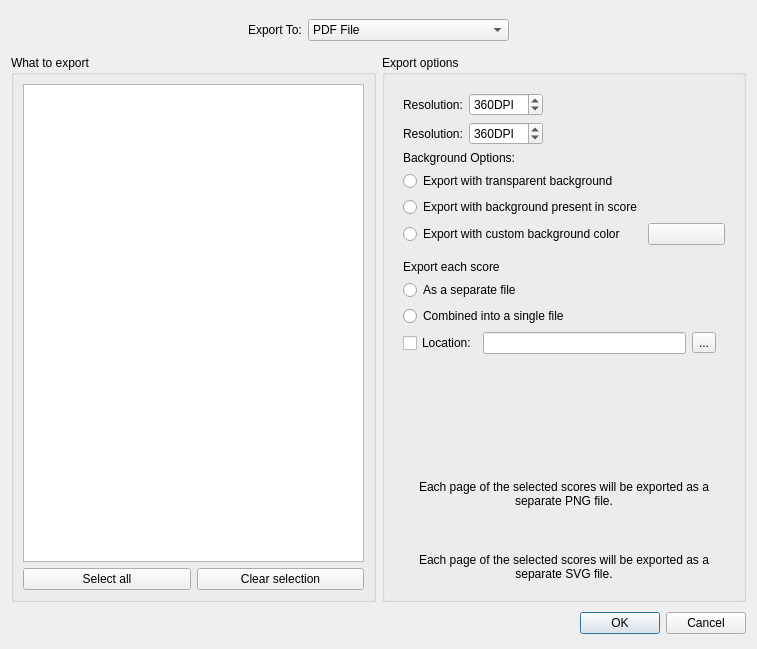
<?xml version="1.0" encoding="UTF-8"?>
<ui version="4.0">
 <class>ExportDialog</class>
 <widget class="QDialog" name="ExportDialog">
  <property name="windowModality">
   <enum>Qt::ApplicationModal</enum>
  </property>
  <property name="geometry">
   <rect>
    <x>0</x>
    <y>0</y>
    <width>757</width>
    <height>649</height>
   </rect>
  </property>
  <property name="minimumSize">
   <size>
    <width>595</width>
    <height>0</height>
   </size>
  </property>
  <property name="windowTitle">
   <string>Export</string>
  </property>
  <layout class="QGridLayout" name="gridLayout_4" columnstretch="1,1">
   <item row="1" column="0">
    <widget class="QGroupBox" name="exportWhatGroupBox">
     <property name="title">
      <string>What to export</string>
     </property>
     <layout class="QGridLayout" name="gridLayout_2">
      <item row="5" column="0">
       <widget class="QPushButton" name="selectAllButton">
        <property name="accessibleName">
         <string>Select all</string>
        </property>
        <property name="accessibleDescription">
         <string>Select the score and all parts</string>
        </property>
        <property name="text">
         <string>Select all</string>
        </property>
       </widget>
      </item>
      <item row="5" column="1">
       <widget class="QPushButton" name="clearSelectionButton">
        <property name="accessibleName">
         <string>Select nothing</string>
        </property>
        <property name="accessibleDescription">
         <string>Select nothing</string>
        </property>
        <property name="text">
         <string>Clear selection</string>
        </property>
       </widget>
      </item>
      <item row="1" column="0" rowspan="4" colspan="2">
       <widget class="QListWidget" name="listWidget"/>
      </item>
     </layout>
    </widget>
   </item>
   <item row="1" column="1">
    <widget class="QGroupBox" name="exportOptionsGroupBox">
     <property name="title">
      <string>Export options</string>
     </property>
     <layout class="QGridLayout" name="gridLayout_3">
      <item row="1" column="0" colspan="2">
       <widget class="QStackedWidget" name="pageStack">
        <property name="currentIndex">
         <number>0</number>
        </property>
        <widget class="QWidget" name="visualPage">
         <layout class="QFormLayout" name="formLayout_4">
          <item row="0" column="0" colspan="2">
           <widget class="QWidget" name="pdfDpiWidget" native="true">
            <layout class="QGridLayout" name="gridLayout_7">
             <property name="leftMargin">
              <number>0</number>
             </property>
             <property name="topMargin">
              <number>0</number>
             </property>
             <property name="rightMargin">
              <number>0</number>
             </property>
             <property name="bottomMargin">
              <number>0</number>
             </property>
             <item row="0" column="0">
              <layout class="QHBoxLayout" name="pdfDpiHorizontalLayout">
               <item>
                <widget class="QLabel" name="pdfDpiLabel">
                 <property name="sizePolicy">
                  <sizepolicy hsizetype="Minimum" vsizetype="Minimum">
                   <horstretch>0</horstretch>
                   <verstretch>0</verstretch>
                  </sizepolicy>
                 </property>
                 <property name="text">
                  <string>Resolution:</string>
                 </property>
                </widget>
               </item>
               <item>
                <widget class="QSpinBox" name="pdfDpiSpinbox">
                 <property name="sizePolicy">
                  <sizepolicy hsizetype="Minimum" vsizetype="Fixed">
                   <horstretch>0</horstretch>
                   <verstretch>0</verstretch>
                  </sizepolicy>
                 </property>
                 <property name="minimumSize">
                  <size>
                   <width>62</width>
                   <height>0</height>
                  </size>
                 </property>
                 <property name="suffix">
                  <string>DPI</string>
                 </property>
                 <property name="prefix">
                  <string/>
                 </property>
                 <property name="maximum">
                  <number>2400</number>
                 </property>
                 <property name="value">
                  <number>360</number>
                 </property>
                </widget>
               </item>
               <item>
                <spacer name="pdfDpiSpacer">
                 <property name="orientation">
                  <enum>Qt::Horizontal</enum>
                 </property>
                 <property name="sizeHint" stdset="0">
                  <size>
                   <width>0</width>
                   <height>0</height>
                  </size>
                 </property>
                </spacer>
               </item>
              </layout>
             </item>
            </layout>
           </widget>
          </item>
          <item row="1" column="0" colspan="2">
           <widget class="QWidget" name="pngDpiWidget" native="true">
            <layout class="QGridLayout" name="gridLayout_8">
             <property name="leftMargin">
              <number>0</number>
             </property>
             <property name="topMargin">
              <number>0</number>
             </property>
             <property name="rightMargin">
              <number>0</number>
             </property>
             <property name="bottomMargin">
              <number>0</number>
             </property>
             <item row="0" column="0">
              <layout class="QHBoxLayout" name="pngDpiHorizontalLayout">
               <item>
                <widget class="QLabel" name="pngDpiLabel">
                 <property name="sizePolicy">
                  <sizepolicy hsizetype="Minimum" vsizetype="Minimum">
                   <horstretch>0</horstretch>
                   <verstretch>0</verstretch>
                  </sizepolicy>
                 </property>
                 <property name="text">
                  <string>Resolution:</string>
                 </property>
                </widget>
               </item>
               <item>
                <widget class="QSpinBox" name="pngDpiSpinbox">
                 <property name="sizePolicy">
                  <sizepolicy hsizetype="Minimum" vsizetype="Fixed">
                   <horstretch>0</horstretch>
                   <verstretch>0</verstretch>
                  </sizepolicy>
                 </property>
                 <property name="minimumSize">
                  <size>
                   <width>62</width>
                   <height>0</height>
                  </size>
                 </property>
                 <property name="suffix">
                  <string>DPI</string>
                 </property>
                 <property name="prefix">
                  <string/>
                 </property>
                 <property name="maximum">
                  <number>5000</number>
                 </property>
                 <property name="value">
                  <number>360</number>
                 </property>
                </widget>
               </item>
               <item>
                <spacer name="pngDpiSpacer">
                 <property name="orientation">
                  <enum>Qt::Horizontal</enum>
                 </property>
                 <property name="sizeHint" stdset="0">
                  <size>
                   <width>0</width>
                   <height>0</height>
                  </size>
                 </property>
                </spacer>
               </item>
              </layout>
             </item>
            </layout>
           </widget>
          </item>
          <item row="5" column="0" colspan="2">
           <widget class="QWidget" name="pngFileOptionWidget" native="true">
            <property name="sizePolicy">
             <sizepolicy hsizetype="Preferred" vsizetype="Preferred">
              <horstretch>0</horstretch>
              <verstretch>0</verstretch>
             </sizepolicy>
            </property>
            <property name="minimumSize">
             <size>
              <width>0</width>
              <height>0</height>
             </size>
            </property>
            <layout class="QGridLayout" name="gridLayout_11">
             <property name="leftMargin">
              <number>0</number>
             </property>
             <property name="topMargin">
              <number>0</number>
             </property>
             <property name="rightMargin">
              <number>0</number>
             </property>
             <property name="bottomMargin">
              <number>0</number>
             </property>
             <item row="0" column="0">
              <spacer name="verticalSpacer_3">
               <property name="orientation">
                <enum>Qt::Vertical</enum>
               </property>
               <property name="sizeType">
                <enum>QSizePolicy::Expanding</enum>
               </property>
               <property name="sizeHint" stdset="0">
                <size>
                 <width>0</width>
                 <height>0</height>
                </size>
               </property>
              </spacer>
             </item>
             <item row="1" column="0">
              <widget class="QLabel" name="pngHintLabel">
               <property name="text">
                <string>Each page of the selected scores will be exported as a separate PNG file.</string>
               </property>
               <property name="alignment">
                <set>Qt::AlignCenter</set>
               </property>
               <property name="wordWrap">
                <bool>true</bool>
               </property>
              </widget>
             </item>
            </layout>
           </widget>
          </item>
          <item row="6" column="0" colspan="2">
           <widget class="QWidget" name="svgFileOptionWidget" native="true">
            <property name="minimumSize">
             <size>
              <width>0</width>
              <height>0</height>
             </size>
            </property>
            <layout class="QGridLayout" name="gridLayout_12">
             <property name="leftMargin">
              <number>0</number>
             </property>
             <property name="topMargin">
              <number>0</number>
             </property>
             <property name="rightMargin">
              <number>0</number>
             </property>
             <property name="bottomMargin">
              <number>0</number>
             </property>
             <item row="0" column="0">
              <spacer name="verticalSpacer_7">
               <property name="orientation">
                <enum>Qt::Vertical</enum>
               </property>
               <property name="sizeHint" stdset="0">
                <size>
                 <width>0</width>
                 <height>0</height>
                </size>
               </property>
              </spacer>
             </item>
             <item row="1" column="0">
              <widget class="QLabel" name="label">
               <property name="text">
                <string>Each page of the selected scores will be exported as a separate SVG file.</string>
               </property>
               <property name="alignment">
                <set>Qt::AlignCenter</set>
               </property>
               <property name="wordWrap">
                <bool>true</bool>
               </property>
              </widget>
             </item>
            </layout>
           </widget>
          </item>
          <item row="2" column="0" colspan="2">
           <widget class="QWidget" name="bgOptionsWidget" native="true">
            <property name="minimumSize">
             <size>
              <width>0</width>
              <height>0</height>
             </size>
            </property>
            <layout class="QGridLayout" name="gridLayout_9">
             <property name="leftMargin">
              <number>0</number>
             </property>
             <property name="topMargin">
              <number>0</number>
             </property>
             <property name="rightMargin">
              <number>0</number>
             </property>
             <property name="bottomMargin">
              <number>0</number>
             </property>
             <item row="1" column="0">
              <widget class="QRadioButton" name="transparentBackgroundRadioButton">
               <property name="text">
                <string>Export with transparent background</string>
               </property>
              </widget>
             </item>
             <item row="2" column="0">
              <widget class="QRadioButton" name="scoreBackgroundRadioButton">
               <property name="text">
                <string>Export with background present in score</string>
               </property>
              </widget>
             </item>
             <item row="3" column="0">
              <widget class="QRadioButton" name="customBackgroundRadioButton">
               <property name="text">
                <string>Export with custom background color</string>
               </property>
              </widget>
             </item>
             <item row="0" column="0">
              <widget class="QLabel" name="backgroundOptionsLabel">
               <property name="sizePolicy">
                <sizepolicy hsizetype="Preferred" vsizetype="Preferred">
                 <horstretch>0</horstretch>
                 <verstretch>0</verstretch>
                </sizepolicy>
               </property>
               <property name="text">
                <string>Background Options:</string>
               </property>
              </widget>
             </item>
             <item row="3" column="1">
              <widget class="Awl::ColorLabel" name="customBackgroundColorLabel">
               <property name="text">
                <string/>
               </property>
              </widget>
             </item>
            </layout>
           </widget>
          </item>
          <item row="4" column="0">
           <spacer name="verticalSpacer_4">
            <property name="orientation">
             <enum>Qt::Vertical</enum>
            </property>
            <property name="sizeHint" stdset="0">
             <size>
              <width>20</width>
              <height>40</height>
             </size>
            </property>
           </spacer>
          </item>
          <item row="3" column="0" colspan="2">
           <widget class="QWidget" name="pdfFileOptionWidget" native="true">
            <property name="minimumSize">
             <size>
              <width>0</width>
              <height>0</height>
             </size>
            </property>
            <layout class="QGridLayout" name="gridLayout_10">
             <property name="leftMargin">
              <number>0</number>
             </property>
             <item row="0" column="0">
              <widget class="QLabel" name="pdfFileOptionsLabel">
               <property name="sizePolicy">
                <sizepolicy hsizetype="Minimum" vsizetype="Minimum">
                 <horstretch>0</horstretch>
                 <verstretch>0</verstretch>
                </sizepolicy>
               </property>
               <property name="text">
                <string>Export each score</string>
               </property>
              </widget>
             </item>
             <item row="2" column="0">
              <widget class="QRadioButton" name="pdfOneFileRadioButton">
               <property name="text">
                <string>Combined into a single file</string>
               </property>
              </widget>
             </item>
             <item row="1" column="0">
              <widget class="QRadioButton" name="pdfSeparateFilesRadioButton">
               <property name="text">
                <string>As a separate file</string>
               </property>
              </widget>
             </item>
             <item row="3" column="0">
              <layout class="QHBoxLayout" name="horizontalLayout_2">
               <property name="bottomMargin">
                <number>0</number>
               </property>
               <item>
                <widget class="QCheckBox" name="pdfDirectoryEnabled">
                 <property name="minimumSize">
                  <size>
                   <width>0</width>
                   <height>0</height>
                  </size>
                 </property>
                 <property name="maximumSize">
                  <size>
                   <width>225</width>
                   <height>16777215</height>
                  </size>
                 </property>
                 <property name="text">
                  <string>Location:</string>
                 </property>
                </widget>
               </item>
               <item>
                <widget class="QLineEdit" name="pdfDirectory">
                 <property name="text">
                  <string/>
                 </property>
                </widget>
               </item>
               <item>
                <widget class="QToolButton" name="pdfDirectoryButton">
                 <property name="text">
                  <string>...</string>
                 </property>
                </widget>
               </item>
              </layout>
             </item>
            </layout>
           </widget>
          </item>
         </layout>
        </widget>
        <widget class="QWidget" name="audioPage">
         <layout class="QGridLayout" name="gridLayout">
          <item row="0" column="0" colspan="3">
           <widget class="QCheckBox" name="audioNormaliseCheckBox">
            <property name="text">
             <string>Normalize</string>
            </property>
           </widget>
          </item>
          <item row="3" column="2">
           <spacer name="verticalSpacer">
            <property name="orientation">
             <enum>Qt::Vertical</enum>
            </property>
            <property name="sizeHint" stdset="0">
             <size>
              <width>0</width>
              <height>0</height>
             </size>
            </property>
           </spacer>
          </item>
          <item row="1" column="1">
           <widget class="QComboBox" name="audioSampleRate">
            <property name="accessibleName">
             <string>Sample rate</string>
            </property>
            <property name="accessibleDescription">
             <string>Choose sample rate</string>
            </property>
            <property name="currentIndex">
             <number>1</number>
            </property>
            <item>
             <property name="text">
              <string notr="true">32000</string>
             </property>
            </item>
            <item>
             <property name="text">
              <string notr="true">44100</string>
             </property>
            </item>
            <item>
             <property name="text">
              <string notr="true">48000</string>
             </property>
            </item>
           </widget>
          </item>
          <item row="1" column="2">
           <widget class="QLabel" name="audioHzLabel">
            <property name="text">
             <string extracomment="Hertz">Hz</string>
            </property>
           </widget>
          </item>
          <item row="3" column="3">
           <spacer name="horizontalSpacer">
            <property name="orientation">
             <enum>Qt::Horizontal</enum>
            </property>
            <property name="sizeHint" stdset="0">
             <size>
              <width>0</width>
              <height>0</height>
             </size>
            </property>
           </spacer>
          </item>
          <item row="2" column="1">
           <widget class="QComboBox" name="mp3BitRate">
            <property name="accessibleName">
             <string>MP3 Bitrate</string>
            </property>
            <property name="accessibleDescription">
             <string>Choose MP3 Bitrate</string>
            </property>
            <property name="currentText">
             <string>128</string>
            </property>
            <property name="currentIndex">
             <number>8</number>
            </property>
            <item>
             <property name="text">
              <string notr="true">32</string>
             </property>
            </item>
            <item>
             <property name="text">
              <string notr="true">40</string>
             </property>
            </item>
            <item>
             <property name="text">
              <string notr="true">48</string>
             </property>
            </item>
            <item>
             <property name="text">
              <string notr="true">56</string>
             </property>
            </item>
            <item>
             <property name="text">
              <string notr="true">64</string>
             </property>
            </item>
            <item>
             <property name="text">
              <string notr="true">80</string>
             </property>
            </item>
            <item>
             <property name="text">
              <string notr="true">96</string>
             </property>
            </item>
            <item>
             <property name="text">
              <string notr="true">112</string>
             </property>
            </item>
            <item>
             <property name="text">
              <string notr="true">128</string>
             </property>
            </item>
            <item>
             <property name="text">
              <string notr="true">160</string>
             </property>
            </item>
            <item>
             <property name="text">
              <string notr="true">192</string>
             </property>
            </item>
            <item>
             <property name="text">
              <string notr="true">224</string>
             </property>
            </item>
            <item>
             <property name="text">
              <string notr="true">256</string>
             </property>
            </item>
            <item>
             <property name="text">
              <string notr="true">320</string>
             </property>
            </item>
           </widget>
          </item>
          <item row="2" column="2">
           <widget class="QLabel" name="mp3kBitSLabel">
            <property name="text">
             <string extracomment="Hertz">kBit/s</string>
            </property>
           </widget>
          </item>
          <item row="2" column="0">
           <widget class="QLabel" name="mp3BitRateLabel">
            <property name="text">
             <string>MP3 Bitrate:</string>
            </property>
           </widget>
          </item>
          <item row="1" column="0">
           <widget class="QLabel" name="audioSampleRateLabel">
            <property name="text">
             <string>Sample rate:</string>
            </property>
           </widget>
          </item>
          <item row="4" column="0" colspan="4">
           <widget class="QLabel" name="audioHintLabel">
            <property name="sizePolicy">
             <sizepolicy hsizetype="Preferred" vsizetype="Minimum">
              <horstretch>0</horstretch>
              <verstretch>0</verstretch>
             </sizepolicy>
            </property>
            <property name="text">
             <string>Each selected score will be exported as a separate audio file.</string>
            </property>
            <property name="wordWrap">
             <bool>true</bool>
            </property>
           </widget>
          </item>
         </layout>
        </widget>
        <widget class="QWidget" name="midiPage">
         <layout class="QGridLayout" name="gridLayout_5">
          <item row="1" column="0">
           <widget class="QCheckBox" name="midiExportRPNs">
            <property name="toolTip">
             <string notr="true">Registered Parameter Numbers</string>
            </property>
            <property name="text">
             <string>Export RPNs</string>
            </property>
           </widget>
          </item>
          <item row="3" column="0">
           <widget class="QLabel" name="midiHintLabel">
            <property name="sizePolicy">
             <sizepolicy hsizetype="Preferred" vsizetype="Minimum">
              <horstretch>0</horstretch>
              <verstretch>0</verstretch>
             </sizepolicy>
            </property>
            <property name="text">
             <string>Each selected score will be exported as a separate MIDI file.</string>
            </property>
            <property name="wordWrap">
             <bool>true</bool>
            </property>
           </widget>
          </item>
          <item row="0" column="0">
           <widget class="QCheckBox" name="midiExpandRepeats">
            <property name="text">
             <string>Expand repeats</string>
            </property>
           </widget>
          </item>
          <item row="2" column="0">
           <spacer name="verticalSpacer_6">
            <property name="orientation">
             <enum>Qt::Vertical</enum>
            </property>
            <property name="sizeHint" stdset="0">
             <size>
              <width>0</width>
              <height>0</height>
             </size>
            </property>
           </spacer>
          </item>
         </layout>
        </widget>
        <widget class="QWidget" name="musicxmlPage">
         <layout class="QFormLayout" name="formLayout_2">
          <item row="0" column="0" colspan="2">
           <widget class="QLabel" name="musicxmlFileTypeLabel">
            <property name="text">
             <string>MusicXML file type:</string>
            </property>
           </widget>
          </item>
          <item row="1" column="0" colspan="2">
           <widget class="QComboBox" name="musicxmlFileTypeComboBox">
            <item>
             <property name="text">
              <string>Compressed</string>
             </property>
            </item>
            <item>
             <property name="text">
              <string>Uncompressed</string>
             </property>
            </item>
            <item>
             <property name="text">
              <string>Uncompressed (outdated)</string>
             </property>
            </item>
           </widget>
          </item>
          <item row="2" column="0" colspan="2">
           <spacer name="verticalSpacer_2">
            <property name="orientation">
             <enum>Qt::Vertical</enum>
            </property>
            <property name="sizeType">
             <enum>QSizePolicy::Fixed</enum>
            </property>
            <property name="sizeHint" stdset="0">
             <size>
              <width>0</width>
              <height>0</height>
             </size>
            </property>
           </spacer>
          </item>
          <item row="3" column="0" colspan="2">
           <widget class="QLabel" name="label_2">
            <property name="text">
             <string>Include in export:</string>
            </property>
           </widget>
          </item>
          <item row="4" column="0" colspan="2">
           <layout class="QGridLayout" name="gridLayout_6">
            <item row="1" column="0">
             <widget class="QRadioButton" name="musicxmlExportAllBreaks">
              <property name="sizePolicy">
               <sizepolicy hsizetype="Fixed" vsizetype="Minimum">
                <horstretch>0</horstretch>
                <verstretch>0</verstretch>
               </sizepolicy>
              </property>
              <property name="text">
               <string/>
              </property>
             </widget>
            </item>
            <item row="3" column="0">
             <widget class="QRadioButton" name="musicxmlExportNoBreaks">
              <property name="sizePolicy">
               <sizepolicy hsizetype="Fixed" vsizetype="Minimum">
                <horstretch>0</horstretch>
                <verstretch>0</verstretch>
               </sizepolicy>
              </property>
              <property name="text">
               <string/>
              </property>
             </widget>
            </item>
            <item row="0" column="0">
             <widget class="QRadioButton" name="musicxmlExportAllLayout">
              <property name="sizePolicy">
               <sizepolicy hsizetype="Fixed" vsizetype="Minimum">
                <horstretch>0</horstretch>
                <verstretch>0</verstretch>
               </sizepolicy>
              </property>
              <property name="text">
               <string/>
              </property>
             </widget>
            </item>
            <item row="2" column="0">
             <widget class="QRadioButton" name="musicxmlExportManualBreaks">
              <property name="sizePolicy">
               <sizepolicy hsizetype="Fixed" vsizetype="Minimum">
                <horstretch>0</horstretch>
                <verstretch>0</verstretch>
               </sizepolicy>
              </property>
              <property name="text">
               <string/>
              </property>
             </widget>
            </item>
            <item row="0" column="1">
             <widget class="Ms::ClickableLabel" name="musicxmlExportAllLayoutLabel">
              <property name="sizePolicy">
               <sizepolicy hsizetype="Preferred" vsizetype="Minimum">
                <horstretch>0</horstretch>
                <verstretch>0</verstretch>
               </sizepolicy>
              </property>
              <property name="text">
               <string>All layout</string>
              </property>
              <property name="wordWrap">
               <bool>true</bool>
              </property>
             </widget>
            </item>
            <item row="1" column="1">
             <widget class="Ms::ClickableLabel" name="musicxmlExportAllBreaksLabel">
              <property name="sizePolicy">
               <sizepolicy hsizetype="Preferred" vsizetype="Minimum">
                <horstretch>0</horstretch>
                <verstretch>0</verstretch>
               </sizepolicy>
              </property>
              <property name="text">
               <string>System and page breaks</string>
              </property>
              <property name="wordWrap">
               <bool>true</bool>
              </property>
             </widget>
            </item>
            <item row="2" column="1">
             <widget class="Ms::ClickableLabel" name="musicxmlExportManualBreaksLabel">
              <property name="sizePolicy">
               <sizepolicy hsizetype="Preferred" vsizetype="Fixed">
                <horstretch>0</horstretch>
                <verstretch>0</verstretch>
               </sizepolicy>
              </property>
              <property name="text">
               <string>Manually added system and page breaks only</string>
              </property>
              <property name="wordWrap">
               <bool>true</bool>
              </property>
             </widget>
            </item>
            <item row="3" column="1">
             <widget class="Ms::ClickableLabel" name="musicxmlExportNoBreaksLabel">
              <property name="sizePolicy">
               <sizepolicy hsizetype="Preferred" vsizetype="Minimum">
                <horstretch>0</horstretch>
                <verstretch>0</verstretch>
               </sizepolicy>
              </property>
              <property name="text">
               <string>No system or page breaks</string>
              </property>
              <property name="wordWrap">
               <bool>true</bool>
              </property>
             </widget>
            </item>
           </layout>
          </item>
         </layout>
        </widget>
        <widget class="QWidget" name="uncompressedPage">
         <layout class="QFormLayout" name="formLayout_3">
          <item row="0" column="0" colspan="2">
           <spacer name="verticalSpacer_8">
            <property name="orientation">
             <enum>Qt::Vertical</enum>
            </property>
            <property name="sizeHint" stdset="0">
             <size>
              <width>0</width>
              <height>0</height>
             </size>
            </property>
           </spacer>
          </item>
          <item row="1" column="0" colspan="2">
           <widget class="QLabel" name="uncompressedHintLabel">
            <property name="sizePolicy">
             <sizepolicy hsizetype="Preferred" vsizetype="Minimum">
              <horstretch>0</horstretch>
              <verstretch>0</verstretch>
             </sizepolicy>
            </property>
            <property name="text">
             <string>Each selected score will be exported to a separate uncompressed MuseScore file.</string>
            </property>
            <property name="wordWrap">
             <bool>true</bool>
            </property>
           </widget>
          </item>
         </layout>
        </widget>
       </widget>
      </item>
     </layout>
    </widget>
   </item>
   <item row="2" column="0" colspan="2">
    <widget class="QDialogButtonBox" name="buttonBox">
     <property name="sizePolicy">
      <sizepolicy hsizetype="Expanding" vsizetype="Fixed">
       <horstretch>0</horstretch>
       <verstretch>0</verstretch>
      </sizepolicy>
     </property>
     <property name="minimumSize">
      <size>
       <width>0</width>
       <height>30</height>
      </size>
     </property>
     <property name="orientation">
      <enum>Qt::Horizontal</enum>
     </property>
     <property name="standardButtons">
      <set>QDialogButtonBox::Cancel|QDialogButtonBox::Ok</set>
     </property>
     <property name="centerButtons">
      <bool>false</bool>
     </property>
    </widget>
   </item>
   <item row="0" column="0" colspan="2">
    <layout class="QHBoxLayout" name="horizontalLayout">
     <property name="topMargin">
      <number>8</number>
     </property>
     <property name="bottomMargin">
      <number>8</number>
     </property>
     <item>
      <spacer name="horizontalSpacer_2">
       <property name="orientation">
        <enum>Qt::Horizontal</enum>
       </property>
       <property name="sizeHint" stdset="0">
        <size>
         <width>0</width>
         <height>0</height>
        </size>
       </property>
      </spacer>
     </item>
     <item>
      <widget class="QLabel" name="fileTypeLabel">
       <property name="sizePolicy">
        <sizepolicy hsizetype="Fixed" vsizetype="Fixed">
         <horstretch>0</horstretch>
         <verstretch>0</verstretch>
        </sizepolicy>
       </property>
       <property name="text">
        <string>Export To:</string>
       </property>
      </widget>
     </item>
     <item>
      <widget class="QComboBox" name="fileTypeComboBox">
       <item>
        <property name="text">
         <string>PDF File</string>
        </property>
       </item>
       <item>
        <property name="text">
         <string>PNG Images</string>
        </property>
       </item>
       <item>
        <property name="text">
         <string>SVG Images</string>
        </property>
       </item>
       <item>
        <property name="text">
         <string>MP3 Audio</string>
        </property>
       </item>
       <item>
        <property name="text">
         <string>WAV Audio</string>
        </property>
       </item>
       <item>
        <property name="text">
         <string>FLAC Audio</string>
        </property>
       </item>
       <item>
        <property name="text">
         <string>OGG Audio</string>
        </property>
       </item>
       <item>
        <property name="text">
         <string>MIDI</string>
        </property>
       </item>
       <item>
        <property name="text">
         <string>MusicXML</string>
        </property>
       </item>
       <item>
        <property name="text">
         <string>Uncompressed MuseScore File</string>
        </property>
       </item>
      </widget>
     </item>
     <item>
      <spacer name="horizontalSpacer_3">
       <property name="orientation">
        <enum>Qt::Horizontal</enum>
       </property>
       <property name="sizeHint" stdset="0">
        <size>
         <width>0</width>
         <height>0</height>
        </size>
       </property>
      </spacer>
     </item>
    </layout>
   </item>
  </layout>
 </widget>
 <customwidgets>
  <customwidget>
   <class>Awl::ColorLabel</class>
   <extends>QPushButton</extends>
   <header>awl/colorlabel.h</header>
   <container>1</container>
  </customwidget>
  <customwidget>
   <class>Ms::ClickableLabel</class>
   <extends>QLabel</extends>
   <header>clickableLabel.h</header>
   <slots>
    <signal>clicked()</signal>
   </slots>
  </customwidget>
 </customwidgets>
 <resources/>
 <connections>
  <connection>
   <sender>buttonBox</sender>
   <signal>accepted()</signal>
   <receiver>ExportDialog</receiver>
   <slot>accept()</slot>
   <hints>
    <hint type="sourcelabel">
     <x>417</x>
     <y>299</y>
    </hint>
    <hint type="destinationlabel">
     <x>417</x>
     <y>159</y>
    </hint>
   </hints>
  </connection>
  <connection>
   <sender>buttonBox</sender>
   <signal>rejected()</signal>
   <receiver>ExportDialog</receiver>
   <slot>reject()</slot>
   <hints>
    <hint type="sourcelabel">
     <x>417</x>
     <y>299</y>
    </hint>
    <hint type="destinationlabel">
     <x>417</x>
     <y>159</y>
    </hint>
   </hints>
  </connection>
  <connection>
   <sender>selectAllButton</sender>
   <signal>clicked()</signal>
   <receiver>ExportDialog</receiver>
   <slot>selectAll()</slot>
   <hints>
    <hint type="sourcelabel">
     <x>328</x>
     <y>133</y>
    </hint>
    <hint type="destinationlabel">
     <x>417</x>
     <y>159</y>
    </hint>
   </hints>
  </connection>
  <connection>
   <sender>clearSelectionButton</sender>
   <signal>clicked()</signal>
   <receiver>ExportDialog</receiver>
   <slot>clearSelection()</slot>
   <hints>
    <hint type="sourcelabel">
     <x>328</x>
     <y>235</y>
    </hint>
    <hint type="destinationlabel">
     <x>417</x>
     <y>159</y>
    </hint>
   </hints>
  </connection>
  <connection>
   <sender>musicxmlExportAllLayoutLabel</sender>
   <signal>clicked()</signal>
   <receiver>musicxmlExportAllLayout</receiver>
   <slot>animateClick()</slot>
   <hints>
    <hint type="sourcelabel">
     <x>563</x>
     <y>203</y>
    </hint>
    <hint type="destinationlabel">
     <x>412</x>
     <y>204</y>
    </hint>
   </hints>
  </connection>
  <connection>
   <sender>musicxmlExportAllBreaksLabel</sender>
   <signal>clicked()</signal>
   <receiver>musicxmlExportAllBreaks</receiver>
   <slot>animateClick()</slot>
   <hints>
    <hint type="sourcelabel">
     <x>563</x>
     <y>227</y>
    </hint>
    <hint type="destinationlabel">
     <x>412</x>
     <y>228</y>
    </hint>
   </hints>
  </connection>
  <connection>
   <sender>musicxmlExportManualBreaksLabel</sender>
   <signal>clicked()</signal>
   <receiver>musicxmlExportManualBreaks</receiver>
   <slot>animateClick()</slot>
   <hints>
    <hint type="sourcelabel">
     <x>563</x>
     <y>259</y>
    </hint>
    <hint type="destinationlabel">
     <x>412</x>
     <y>260</y>
    </hint>
   </hints>
  </connection>
  <connection>
   <sender>customBackgroundRadioButton</sender>
   <signal>toggled(bool)</signal>
   <receiver>customBackgroundColorLabel</receiver>
   <slot>setEnabled(bool)</slot>
   <hints>
    <hint type="sourcelabel">
     <x>495</x>
     <y>212</y>
    </hint>
    <hint type="destinationlabel">
     <x>673</x>
     <y>212</y>
    </hint>
   </hints>
  </connection>
  <connection>
   <sender>musicxmlExportNoBreaksLabel</sender>
   <signal>clicked()</signal>
   <receiver>musicxmlExportNoBreaks</receiver>
   <slot>animateClick()</slot>
   <hints>
    <hint type="sourcelabel">
     <x>563</x>
     <y>291</y>
    </hint>
    <hint type="destinationlabel">
     <x>412</x>
     <y>292</y>
    </hint>
   </hints>
  </connection>
 </connections>
 <slots>
  <slot>selectAll()</slot>
  <slot>clearSelection()</slot>
 </slots>
</ui>
